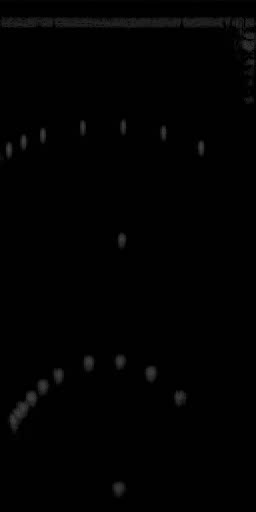
#> input picture images/input/input.jpeg, 256 x 512 px
$ python convert.py
#> lines starting #> are read from the running program, lines starting #| are printed output that depends on the picture
import math
import numpy as np
import cv2

class InputImage:
    def __init__(self, line_cnt, spl, depth, angle, radius, pixels):
        self.line_cnt = line_cnt  # number of lines scanned
        self.spl = spl            # number of sample points per line
        self.depth = depth        # scan depth
        self.angle = angle        # scanning angle
        self.radius = radius      # scan radius
        self.pixels = pixels      # image pixel data

class OutputImage:
    def __init__(self, width, height, pixels):
        self.width = width  # number of lines scanned
        self.height = height  # number of sample points per line
        self.pixels = pixels      # image pixel data

def convert_scan_image_w_nearest(raw):
    rad = math.radians(raw.angle)

    s_interval = raw.depth / (raw.spl - 1) # sampling interval [mm]
    a_interval = 2 * rad / (raw.line_cnt - 1) # angle interval [rad]
    R = raw.radius + raw.depth              # [mm]
    real_h = R - raw.radius * math.cos(rad) # [mm]
    real_w = 2 * R * math.sin(rad)          # [mm]
    center2top = raw.radius * math.cos(rad) # [mm]

    print(f"real size: {round(real_w, 2)} * {round(real_h, 2)} [mm]")

    # Create a OutputImage object
    res_height = int(math.ceil(raw.spl * real_h / raw.depth)) # [pixels]
    res_width = int(math.ceil(res_height * real_w / real_h)) #  [pixels]
    res_pixels = np.zeros((res_height, res_width, 3), dtype=np.uint8)
    res = OutputImage(res_width, res_height, res_pixels)
    print(f"res size: {res_width} * {res_height} [pixels]")
    print(f"res.pixels.shape: {res.pixels.shape}")

    is_debug_loop = False

    for i in range(res.height):
        real_y = center2top + i * s_interval  # real-world distance in y direction
        for j in range(res.width):
            if is_debug_loop:
                print(f"i: {i}, j: {j}")

            real_x = j * s_interval - real_w / 2  # real-world distance in x direction
            dist = math.sqrt(real_x ** 2 + real_y ** 2)
            theta = math.atan(real_x / real_y) #  [rad.] (-pi/2 ~ pi/2)

            if is_debug_loop:
                print(f"dist: {round(dist, 2)} [mm], theta: {round(theta, 3)} [rad]")

            if -rad <= theta <= rad and raw.radius <= dist <= R:
                i_0 = int((dist - raw.radius) / s_interval)  # [pixels]
                j_0 = int((theta + rad) / a_interval) # [pixels]

                if is_debug_loop:
                    print(f"i_0: {i_0}, j_0: {j_0}")

                res.pixels[i, j] = raw.pixels[i_0][j_0]
            else:
                res.pixels[i, j] = [255, 0, 0]

                if is_debug_loop:
                    print("* invalid theta or angle *")
            if is_debug_loop:
                print("------------------------------------------------")

    return res

# read raw image
image_path = "../images/input/input.jpeg"
img_data = cv2.imread(image_path)
#> img_data is the input picture: shape (512, 256, 3); min 0, max 70, mean 2.2

# get image's shape info
original_height = img_data.shape[0]
#> original_height = 512
original_width = img_data.shape[1]
#> original_width = 256

# setup probe config
central_rad = 25.93 # [degrees]
half_central_rad = central_rad
d1_mm = 61.12 #  (depth start )[mm]

depth_mm = 80  # [mm]

input_img = InputImage(original_width, original_height, depth_mm, half_central_rad, d1_mm, img_data)
output_img = convert_scan_image_w_nearest(input_img)
#| res size: 791 * 552 [pixels]
#| res.pixels.shape: (552, 791, 3)
#> after the loop in convert_scan_image_w_nearest, `for i in range(res.height):`:
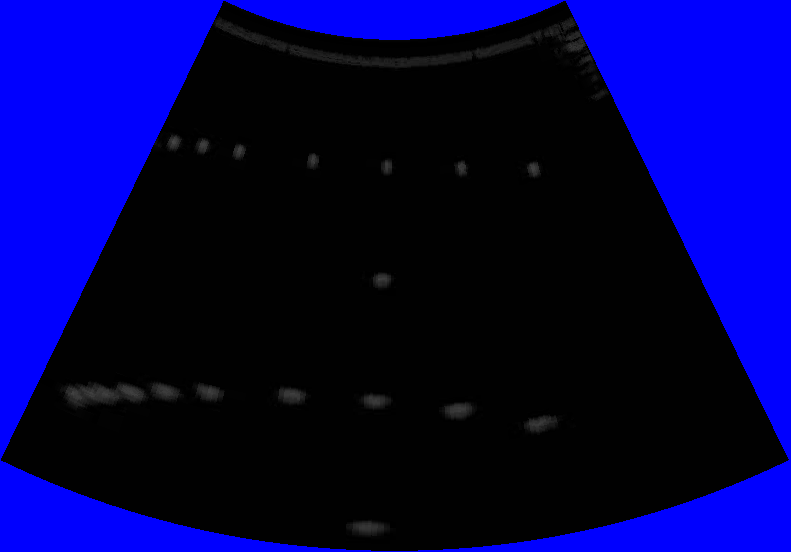
#> res.pixels: shape (552, 791, 3); mean B, G, R 82, 1.4, 1.4
cv2.imwrite("../images/output/output.png", output_img.pixels)
